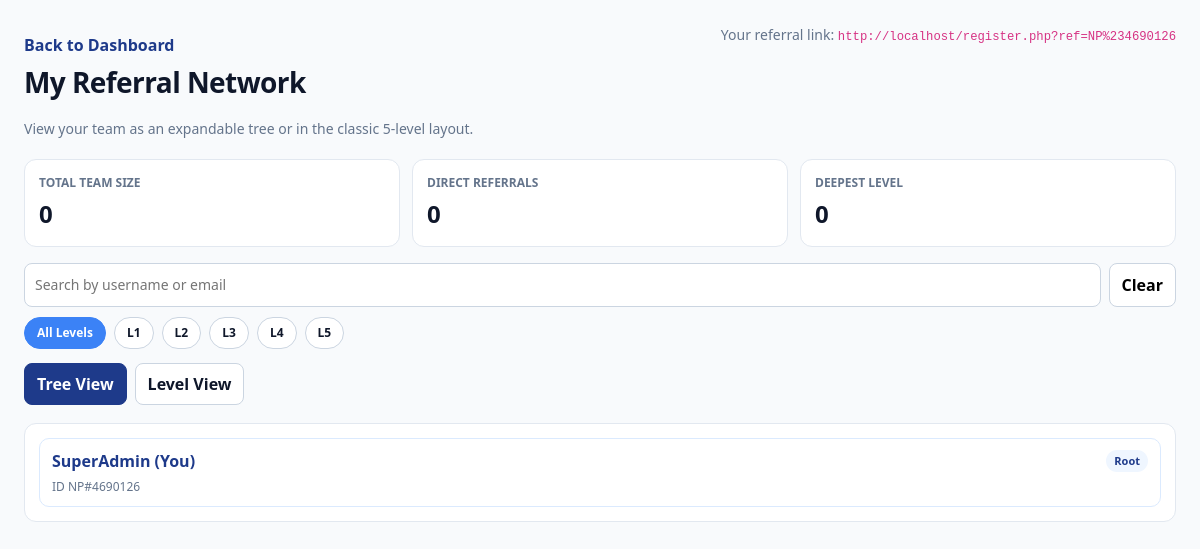
Page /referrals.php (signed in) on the committed database.
### tables this page shows
CREATE TABLE `users` (
  `id` int(11) NOT NULL,
  `username` varchar(50) NOT NULL,
  `password` varchar(255) NOT NULL,
  `email` varchar(100) NOT NULL,
  `referrer_id` int(11) DEFAULT NULL,
  `wallet_balance` decimal(15,2) DEFAULT 0.00,
  `investment_amount` decimal(15,2) DEFAULT 0.00,
  `user_rank` enum('Basic','Silver','Gold','Diamond') DEFAULT 'Basic',
  `created_at` timestamp NOT NULL DEFAULT current_timestamp(),
  `last_withdrawal_date` timestamp NULL DEFAULT NULL,
  `role` varchar(10) DEFAULT 'user',
  `status` enum('active','banned') DEFAULT 'active',
  `user_code` varchar(20) DEFAULT NULL
);

### referrals.php (the view, shortened to what this page needs)
<?php
include 'db.php';
$user_id = (int)$_SESSION['user_id'];
$user_stmt = $pdo->prepare("SELECT id, username, user_code FROM users WHERE id = ?");
$user_stmt->execute([$user_id]);
$current_user = $user_stmt->fetch();
$scheme = (!empty($_SERVER['HTTPS']) && $_SERVER['HTTPS'] !== 'off') ? 'https' : 'http';
$host = $_SERVER['HTTP_HOST'] ?? 'localhost';
$base_path = rtrim(str_replace('\\', '/', dirname($_SERVER['SCRIPT_NAME'] ?? '/')), '/');
$referral_link = $scheme . '://' . $host . $base_path . '/register.php?ref=' . rawurlencode((string)$current_user['user_code']);
$all_stmt = $pdo->query("SELECT id, username, email, referrer_id, created_at, user_code FROM users ORDER BY id ASC");
$all_users = $all_stmt->fetchAll(PDO::FETCH_ASSOC);
$children_map = [];
foreach ($all_users as $row) {
    $parent = $row['referrer_id'] === null ? null : (int)$row['referrer_id'];
    if (!array_key_exists($parent, $children_map)) {
        $children_map[$parent] = [];
    }
    $children_map[$parent][] = $row;
}
$descendant_ids = [];
$total_descendants = count($descendant_ids);
$max_depth = 0;
$max_depth = min($max_depth, 5);
?>
<!DOCTYPE html>
<html lang="en">
<head>
    <link href="https://cdn.jsdelivr.net/npm/bootstrap@5.3.3/dist/css/bootstrap.min.css" rel="stylesheet">
    <link rel="stylesheet" href="responsive.css">
</head>
<body>
    <div class="container">
        <div class="top">
            <a href="dashboard.php" class="back-link">Back to Dashboard</a>
            <div class="subtitle">Your referral link: <code><?php echo htmlspecialchars($referral_link); ?></code></div>
        </div>
        <h1 class="title page-title">My Referral Network</h1>
        <p class="subtitle">View your team as an expandable tree or in the classic 5-level layout.</p>
        <div class="stats">
            <div class="stat-card">
                <div class="stat-label">Total Team Size</div>
                <div class="stat-value"><?php echo $total_descendants; ?></div>
            </div>
            <div class="stat-card">
                <div class="stat-label">Direct Referrals</div>
                <div class="stat-value"><?php echo count($children_map[$user_id] ?? []); ?></div>
            </div>
            <div class="stat-card">
                <div class="stat-label">Deepest Level</div>
                <div class="stat-value"><?php echo $max_depth; ?></div>
            </div>
        </div>
        <div class="controls">
            <div class="search-row">
                <input id="treeSearch" class="search-input" type="text" placeholder="Search by username or email">
                <button id="clearSearch" class="clear-btn" type="button">Clear</button>
            </div>
            <div class="level-filters">
                <button type="button" class="level-chip active" data-level="all">All Levels</button>
                <button type="button" class="level-chip" data-level="1">L1</button>
                <button type="button" class="level-chip" data-level="2">L2</button>
                <button type="button" class="level-chip" data-level="3">L3</button>
                <button type="button" class="level-chip" data-level="4">L4</button>
                <button type="button" class="level-chip" data-level="5">L5</button>
            </div>
        </div>
        <div class="tabs">
            <button class="tab-btn active" type="button" data-target="tree-panel">Tree View</button>
            <button class="tab-btn" type="button" data-target="level-panel">Level View</button>
        </div>
        <section id="tree-panel" class="panel active">
            <div class="tree-root">
                <div class="node-card">
                    <div class="node-top">
                        <span class="node-name"><?php echo htmlspecialchars($current_user['username']); ?> (You)</span>
                        <span class="node-level">Root</span>
                    </div>
                    <div class="node-meta">ID <?php echo htmlspecialchars(!empty($current_user['user_code']) ? $current_user['user_code'] : ('#' . (int)$current_user['id'])); ?></div>
                </div>
            </div>
        </section>
    </div>
</body>
</html>

### responsive.css (style rules this page uses)
*, *::before, *::after { box-sizing: border-box; }
html, body { overflow-x: hidden; }
.page-title { margin: 0 0 18px; line-height: 1.2; letter-spacing: -0.02em; font-weight: 800; }

### referrals.php (style rules this page uses)
:root { --primary: #1e3a8a; --secondary: #3b82f6; --bg: #f8fafc; --text-dark: #0f172a; --text-light: #64748b; --border: #dbeafe; }
body { margin: 0; font-family: 'Segoe UI', sans-serif; background: var(--bg); color: var(--text-dark); }
.container { max-width: 1200px; margin: 0 auto; padding: 24px; }
.top { display: flex; justify-content: space-between; align-items: center; gap: 12px; flex-wrap: wrap; }
.back-link { text-decoration: none; color: var(--primary); font-weight: 700; }
.title { margin: 10px 0 4px; font-size: 28px; }
.subtitle { margin: 0 0 20px; color: var(--text-light); font-size: 14px; }
.stats { display: grid; grid-template-columns: repeat(auto-fit, minmax(180px, 1fr)); gap: 12px; margin-bottom: 16px; }
.stat-card { background: #fff; border: 1px solid #e2e8f0; border-radius: 12px; padding: 14px; }
.stat-label { color: var(--text-light); font-size: 12px; text-transform: uppercase; font-weight: 700; }
.stat-value { font-size: 24px; font-weight: 800; margin-top: 4px; }
.tabs { display: flex; gap: 8px; margin: 14px 0 18px; }
.controls { display: grid; gap: 10px; margin: 10px 0 8px; }
.search-row { display: flex; gap: 8px; flex-wrap: wrap; }
.search-input { flex: 1; min-width: 220px; border: 1px solid #cbd5e1; border-radius: 8px; padding: 9px 10px; font-size: 14px; }
.clear-btn { border: 1px solid #cbd5e1; background: #fff; border-radius: 8px; padding: 9px 12px; cursor: pointer; font-weight: 700; }
.level-filters { display: flex; flex-wrap: wrap; gap: 8px; }
.level-chip { border: 1px solid #cbd5e1; background: #fff; color: #0f172a; border-radius: 999px; padding: 6px 12px; cursor: pointer; font-size: 12px; font-weight: 700; }
.level-chip.active { background: var(--secondary); color: #fff; border-color: var(--secondary); }
.tab-btn { border: 1px solid #cbd5e1; background: #fff; color: #0f172a; padding: 8px 12px; border-radius: 8px; cursor: pointer; font-weight: 700; }
.tab-btn.active { background: var(--primary); color: #fff; border-color: var(--primary); }
.panel { display: none; }
.panel.active { display: block; }
.tree-root { background: #fff; border: 1px solid #e2e8f0; border-radius: 12px; padding: 14px; }
.node-card { background: #fff; border: 1px solid #dbeafe; border-radius: 10px; padding: 10px 12px; }
.node-top { display: flex; justify-content: space-between; align-items: center; margin-bottom: 6px; }
.node-name { font-weight: 800; color: var(--primary); }
.node-level { background: #eff6ff; color: var(--primary); font-size: 11px; font-weight: 800; border-radius: 999px; padding: 3px 8px; }
.node-meta { color: var(--text-light); font-size: 12px; line-height: 1.4; }

### rows in the picture
users: user_code "http://localhost/register.php?ref=NP%234690126", username "SuperAdmin", user_code "NP#4690126"

### other values in the picture
$total_descendants "0"
count($children_map[$user_id] ?? []) "0"
$max_depth "0"
